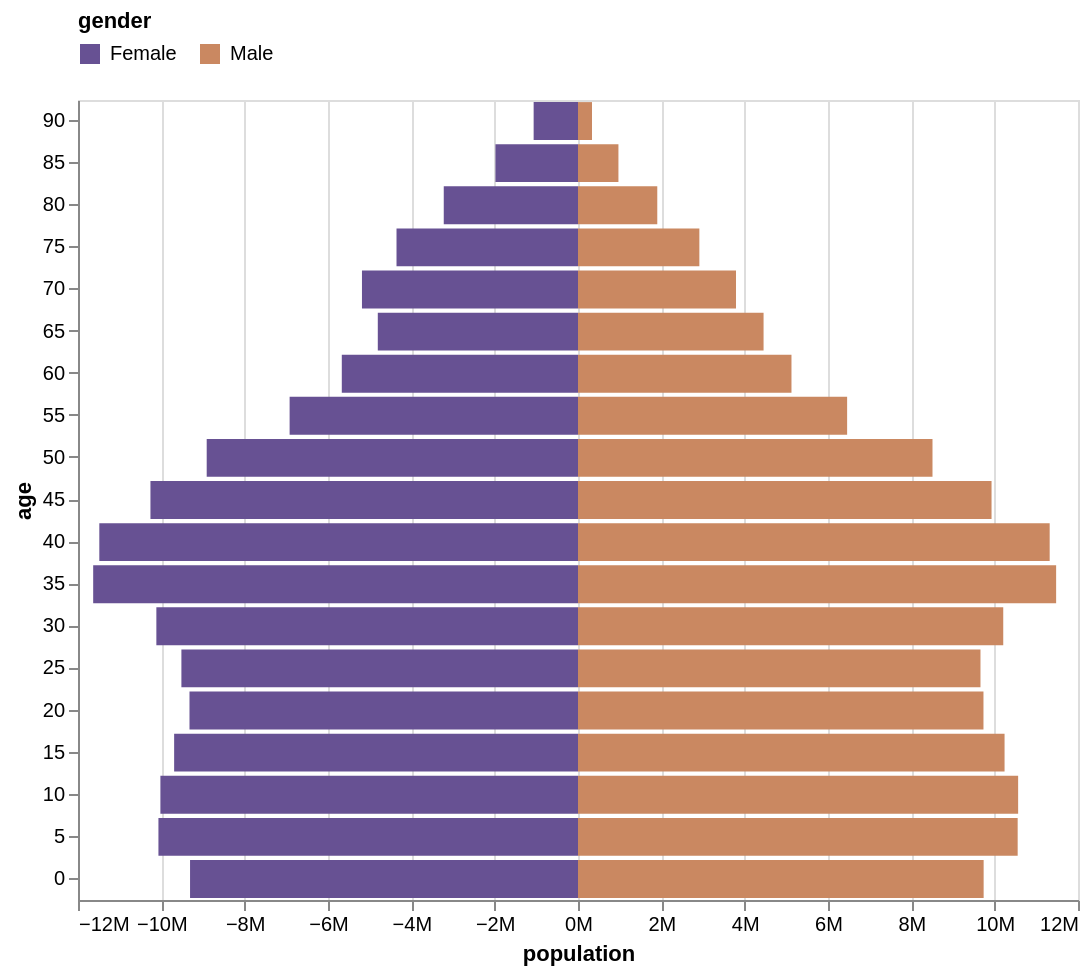

Vega-Lite specification for this chart:
### Vega-Lite specification from a JSON file in a GitHub repository (floating-point values rounded to 4 significant figures; data arrays with more than 128 entries replaced by an {"elided": "..."} marker saying what was removed)
{"$schema": "https://vega.github.io/schema/vega-lite/v5.json", "description": "A population pyramid for the US in 2000, created using stack. See https://vega.github.io/vega-lite/examples/concat_population_pyramid.html for a variant of this created using concat.", "data": {"values": {"elided": "570 records"}}, "transform": [{"filter": "datum.year == 2000"}, {"calculate": "datum.sex == 2 ? 'Female' : 'Male'", "as": "gender"}, {"calculate": "datum.sex == 2 ? -datum.people : datum.people", "as": "signed_people"}], "width": 500, "height": 400, "layer": [{"mark": {"type": "bar"}, "encoding": {"opacity": {"value": 1}, "y": {"field": "age", "type": "ordinal", "sort": "descending"}, "x": {"aggregate": "sum", "field": "signed_people", "type": "quantitative", "axis": {"title": "population", "format": "s"}}, "color": {"field": "gender", "type": "nominal", "scale": {"range": ["#675193", "#ca8861"]}, "legend": {"orient": "top"}}}}]}
